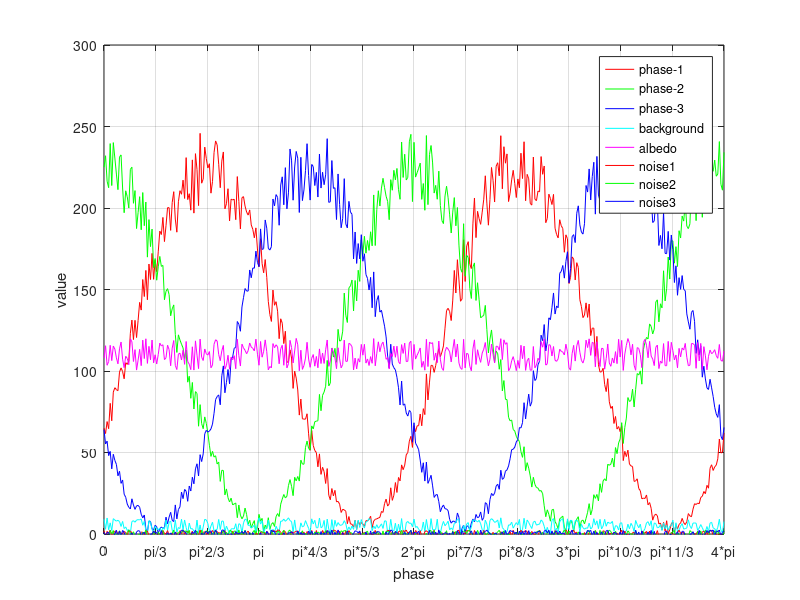
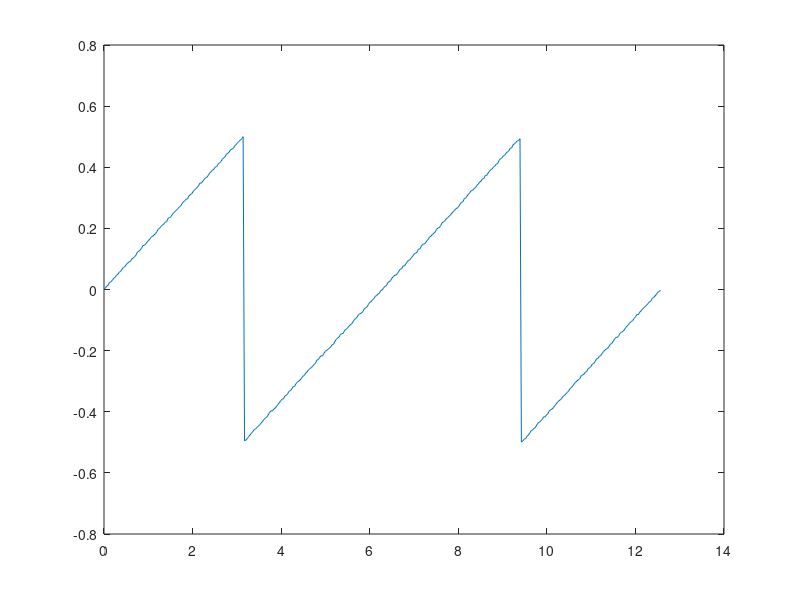
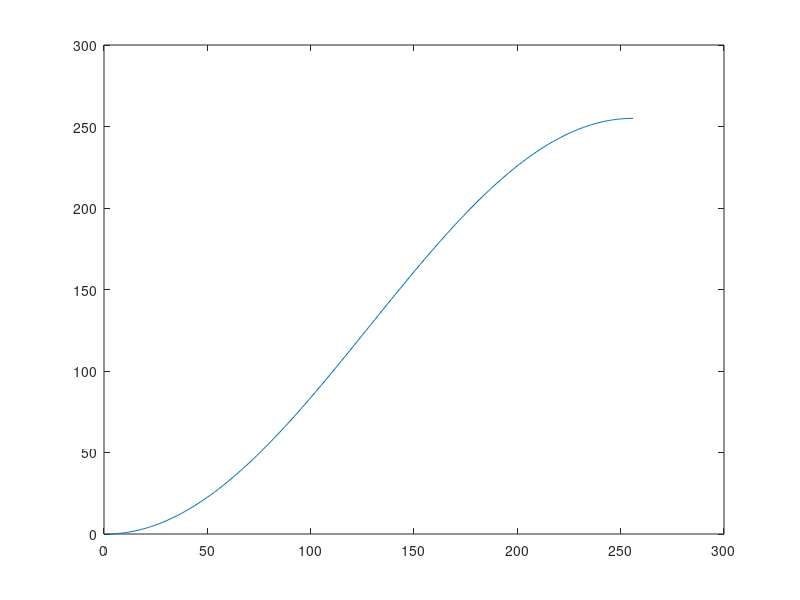
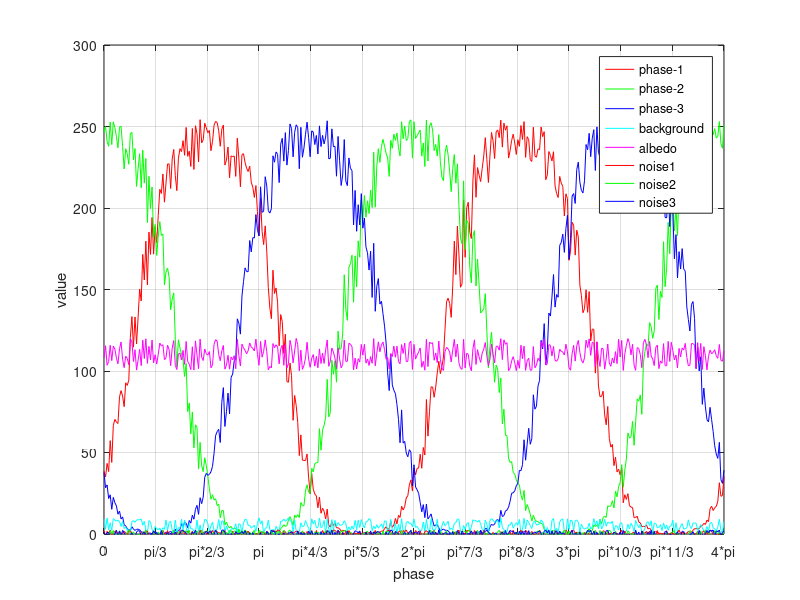

Source code (MATLAB) for these figures, in order:
noise1=5*unifrnd(-0.5,0.5,1,401);
noise2=5*unifrnd(-0.5,0.5,1,401);
noise3=5*unifrnd(-0.5,0.5,1,401);
I1=10*rand(1,401);
I2=100+20*rand(1,401);

x=0:pi/100:4*pi;

y1=I1+I2.*(cos(x-2*pi/3)+1)+noise1;
y2=I1+I2.*(cos(x)+1)+noise2;
y3=I1+I2.*(cos(x+2*pi/3)+1)+noise3;
phase=atan2(sqrt(3)*(y1-y3),(2*y2-y1-y3))/(2*pi);

figure('NumberTitle','off','Name','ideal three phaseshift');
plot(x,y1,'r',x,y2,'g',x,y3,'b',x,I1,'c',x,I2,'m',x,noise1,'r',x,noise2,'g',x,noise3,'b');
axis([0,4*pi,0,300]);       %set axis range
set(gca,'XTick',0:pi/3:4*pi);    %set x-axis's  tick and label
set(gca,'XTickLabel',{'0' 'pi/3' 'pi*2/3' 'pi' 'pi*4/3' 'pi*5/3' '2*pi' 'pi*7/3' 'pi*8/3' '3*pi' 'pi*10/3' 'pi*11/3' '4*pi'});
xlabel('phase');    %set axis'slabel 
ylabel('value');
grid;

hleg1=legend('phase-1','phase-2','phase-3','background','albedo','noise1','noise2','noise3');

figure('NumberTitle','off','Name','ideal wrapped phase');
plot(x,phase);

%assum camera response curve
figure('NumberTitle','off','Name','camera response curve');
z=0:1:255;
f=127.5*(sin(z*pi/255-pi/2)+1);
plot(f);

%input value multiply camera response curve
r1=127.5*(sin(y1*pi/255-pi/2)+1);
r2=127.5*(sin(y2*pi/255-pi/2)+1);
r3=127.5*(sin(y3*pi/255-pi/2)+1);
real_phase=atan2(sqrt(3)*(r1-r3),(2*r2-r1-r3))/(2*pi);

figure('NumberTitle','off','Name','real three phaseshift');
plot(x,r1,'r',x,r2,'g',x,r3,'b',x,I1,'c',x,I2,'m',x,noise1,'r',x,noise2,'g',x,noise3,'b');
axis([0,4*pi,0,300]);       %set axis range
set(gca,'XTick',0:pi/3:4*pi);    %set x-axis's  tick and label
set(gca,'XTickLabel',{'0' 'pi/3' 'pi*2/3' 'pi' 'pi*4/3' 'pi*5/3' '2*pi' 'pi*7/3' 'pi*8/3' '3*pi' 'pi*10/3' 'pi*11/3' '4*pi'});
xlabel('phase');    %set axis'slabel 
ylabel('value');
grid;
legend('phase-1','phase-2','phase-3','background','albedo','noise1','noise2','noise3');

figure('NumberTitle','off','Name','real wrapped phase');
plot(x,real_phase);

%start from (580,300)
sample_point=[19,19,19,19,19,21,22,22,22,22,...
                       25,28,29,32,33,38,40,45,49,57,...
                       62,66,75,81,90,102,108,116,125,138,...
                       154,167,166,171,171,177,193,202,205,218,...
                       226,227,233,220,225,220,227,212,202,202,...
                       193,187,187,176,153,152,141,139,125,119,...
                       113,101,92,82,73,64,59,51,45,42,...
                       37,30,28,29,26,24,21,21,19,21,...
                       18,19,18,20,18,18,18,18,18,18,...
                       19,19,20,21,22,22,23,28,31,30]

figure('NumberTitle','off','Name','real camera response');
x=1:1:100;
plot(x,sample_point,'r',x,105*(cos((x-2)*pi/42+pi)+1)+20,'g');




